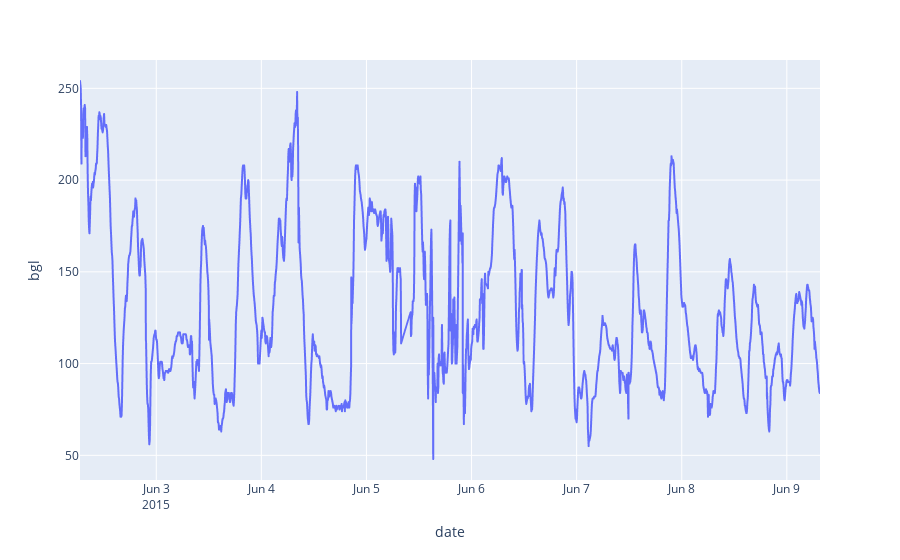

Notebook code cell kept with this figure:
### Code cell
import plotly.express as px

p_data = data[data["p_num"] == 2]
p_data = p_data.sort_values("date")

sliced = p_data[3000:5000]
fig = px.line(sliced, x='date', y="bgl")
fig.show()

### Figure 1 — Plotly figure (JSON) as saved in the notebook; plotly's stock layout.template omitted (floating-point values rounded to 4 significant figures; data arrays with more than 128 entries replaced by an {"elided": "..."} marker saying what was removed)
{"data": [{"hovertemplate": "date=%{x}<br>bgl=%{y}<extra></extra>", "legendgroup": "", "line": {"color": "#636efa", "dash": "solid"}, "marker": {"symbol": "circle"}, "mode": "lines", "name": "", "showlegend": false, "type": "scattergl", "x": {"elided": "2000 str values"}, "xaxis": "x", "y": {"elided": "2000 float values"}, "yaxis": "y"}], "layout": {"legend": {"tracegroupgap": 0}, "margin": {"t": 60}, "xaxis": {"anchor": "y", "domain": [0, 1], "title": {"text": "date"}}, "yaxis": {"anchor": "x", "domain": [0, 1], "title": {"text": "bgl"}}}}
